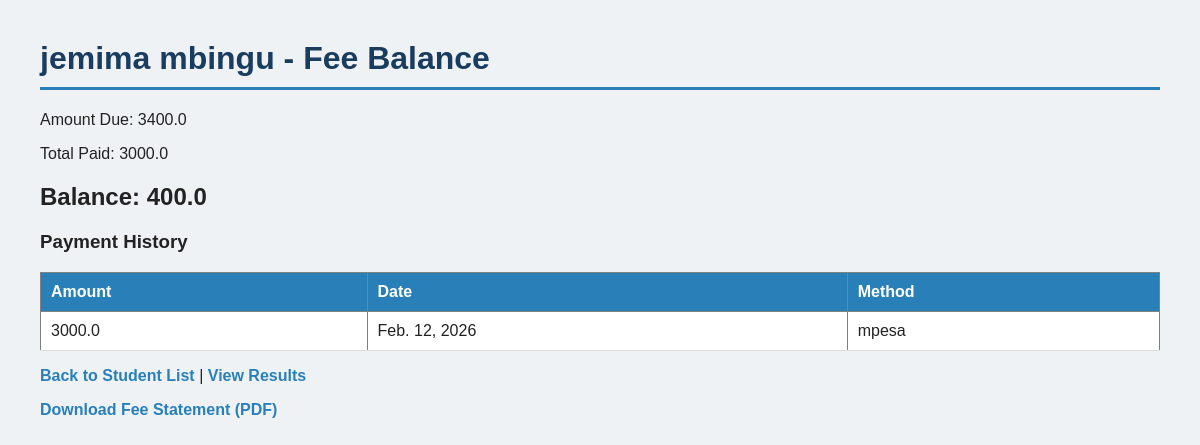
Screenshot of /results/student/1/fees/ (signed in) with the database file from the repository.
### results/models.py (models this page shows, shortened)
class Student(models.Model):
    school = models.ForeignKey(School, on_delete=models.CASCADE)
    added_by = models.ForeignKey(Teacher, on_delete=models.SET_NULL, null=True, blank=True)
    full_name = models.CharField(max_length=100)
    admission_number = models.CharField(max_length=20)
    grade = models.IntegerField()
    stream = models.CharField(max_length=20, blank=True)
    verification_code = models.CharField(max_length=10, blank=True)

class FeeStructure(models.Model):
    school = models.ForeignKey(School, on_delete=models.CASCADE)
    grade = models.IntegerField()
    term = models.IntegerField()
    academic_year = models.IntegerField()
    amount_due = models.FloatField()

class Payment(models.Model):
    student = models.ForeignKey(Student, on_delete=models.CASCADE)
    recorded_by = models.ForeignKey(Accountant, on_delete=models.SET_NULL, null=True, blank=True)
    amount_paid = models.FloatField()
    date_paid = models.DateField()
    payment_method = models.CharField(max_length=30, blank=True)
    reference_number = models.CharField(max_length=50, blank=True)

### results/views.py (the view)
# urls.py: path('student/<int:student_id>/fees/', views.student_fees, name='student_fees'),
def student_fees(request, student_id):
    student = get_object_or_404(Student, id=student_id)
    if not can_access_student(request, student):
        return redirect('home')
    fee_structure = FeeStructure.objects.filter(school=student.school, grade=student.grade).first()
    amount_due = fee_structure.amount_due if fee_structure else 0
    payments = Payment.objects.filter(student=student)
    total_paid = sum(p.amount_paid for p in payments)
    balance = amount_due - total_paid
    context = {
        'student': student,
        'amount_due': amount_due,
        'payments': payments,
        'total_paid': total_paid,
        'balance': balance,
    }
    return render(request, 'results/student_fees.html', context)

### results/views.py (called while the page is built, shortened)
def can_access_student(request, student):
    parent_id = request.session.get('parent_id')
    if parent_id:
        return Parent.objects.filter(id=parent_id, students=student).exists()

### results/templates/results/student_fees.html (shortened to what this page needs)
<!DOCTYPE html>
<html>
<head>
    {% load static %}
<link rel="stylesheet" href="{% static 'results/style.css' %}">
</head>
<body>
    <h1>{{ student.full_name }} - Fee Balance</h1>
    <p>Amount Due: {{ amount_due }}</p>
    <p>Total Paid: {{ total_paid }}</p>
    <h2>Balance: {{ balance }}</h2>
    <h3>Payment History</h3>
    <table border="1">
        <tr>
            <th>Amount</th>
            <th>Date</th>
            <th>Method</th>
        </tr>
        {% for payment in payments %}
        <tr>
            <td>{{ payment.amount_paid }}</td>
            <td>{{ payment.date_paid }}</td>
            <td>{{ payment.payment_method }}</td>
        </tr>
        {% endfor %}
    </table>
    <p>
        <a href="/results/">Back to Student List</a>
        |
        <a href="/results/student/{{ student.id }}/">View Results</a>
    </p>
    <p><a href="/results/student/{{ student.id }}/fee-statement/">Download Fee Statement (PDF)</a></p>
</body>
</html>

### results/static/results/style.css (style rules this page uses)
body { font-family: Arial, sans-serif; background-color: #eef2f5; color: #222; margin: 40px; }
h1 { color: #1a3c5e; border-bottom: 3px solid #2980b9; padding-bottom: 10px; }
table { border-collapse: collapse; width: 100%; margin-top: 15px; background: white; }
th { background-color: #2980b9; color: white; padding: 10px; text-align: left; }
td { padding: 10px; border-bottom: 1px solid #ddd; }
a { color: #2980b9; font-weight: bold; text-decoration: none; }

### rows the page displays
Student: full_name "jemima mbingu"
FeeStructure: amount_due "3400.0"
Payment: amount_paid "3000.0", date_paid "Feb. 12, 2026", payment_method "mpesa"

### other values shown
{{ total_paid }} "3000.0"
{{ balance }} "400.0"
